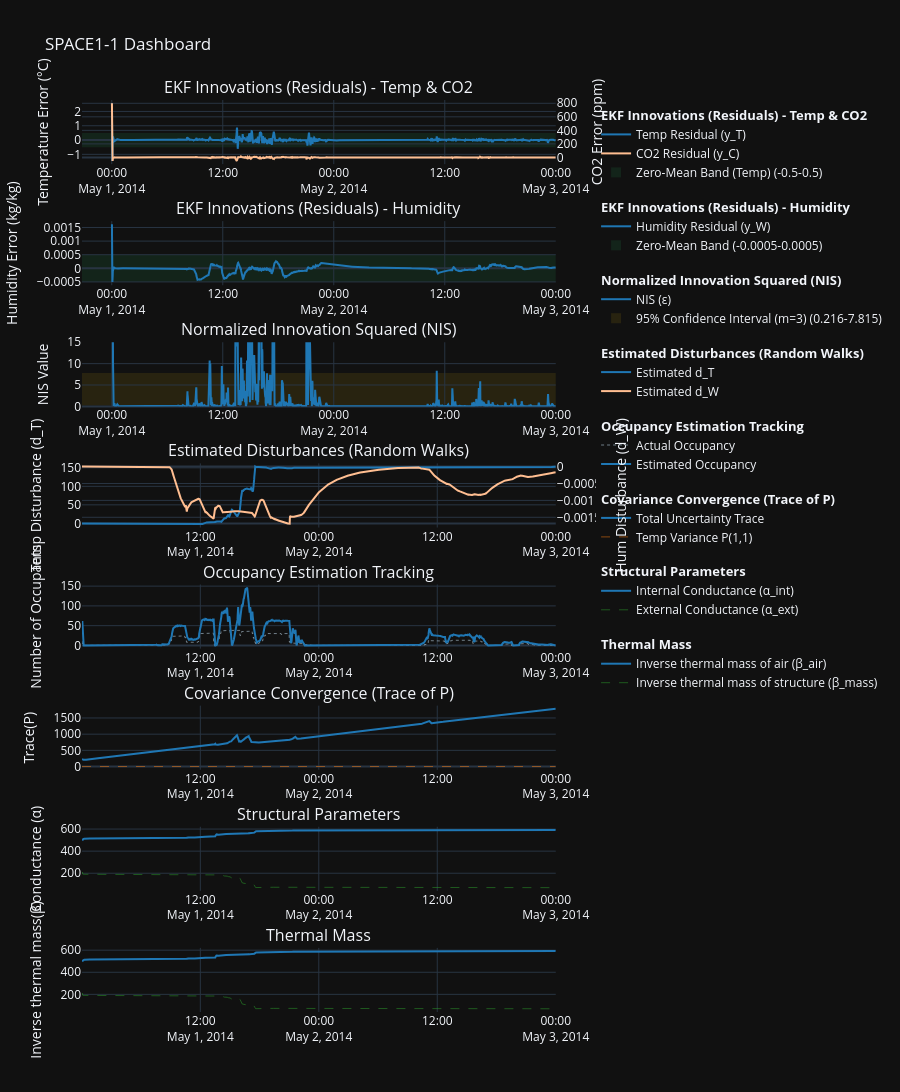

Notebook cell for this chart:
### Code cell
# Loop from 1 to 5 to generate EKF diagnostic plots for all zones
for i in zones:
    zone = f"SPACE{i}-1" # 'zone' is defined here first!
    
    # ekf_config is defined INSIDE the loop so the f-strings can use the current 'zone'
    ekf_config = [
        {
            "title": f"EKF Innovations (Residuals) - Temp & CO2",
            "y_label": "Temperature Error (°C)",
            "secondary_y_label": "CO2 Error (ppm)",
            "expected_range": [-0.5, 0.5], 
            "range_color": "rgba(46, 204, 113, 0.1)",
            "expected_label": "Zero-Mean Band (Temp)",
            "traces": [
                # "Zone" gives a solid blue line for primary residual
                {"col": f"{zone}_EKF_y_T_in", "source": "Zone", "name": "Temp Residual (y_T)"},
                # "Other_1" gives a solid orange line for the secondary axis
                {"col": f"{zone}_EKF_y_C_in", "source": "Other_1", "name": "CO2 Residual (y_C)", "secondary_y": True},
            ]
        },
        {
            "title": f"EKF Innovations (Residuals) - Humidity",
            "y_label": "Humidity Error (kg/kg)",
            "expected_range": [-0.0005, 0.0005], 
            "range_color": "rgba(46, 204, 113, 0.1)",
            "expected_label": "Zero-Mean Band",
            "traces": [
                {"col": f"{zone}_EKF_y_W_in", "source": "Zone", "name": "Humidity Residual (y_W)"},
            ]
        },
        {
            "title": f"Normalized Innovation Squared (NIS)",
            "y_label": "NIS Value",
            "y_range": [0, 15],
            "expected_range": [0.216, 7.815], 
            "range_color": "rgba(241, 196, 15, 0.1)",
            "expected_label": "95% Confidence Interval (m=3)",
            "traces": [
                {"col": f"{zone}_EKF_NIS", "source": "Zone", "name": "NIS (ε)"},
            ]
        },
        {
            "title": f"Estimated Disturbances (Random Walks)",
            "y_label": "Temp Disturbance (d_T)",
            "secondary_y_label": "Hum Disturbance (d_W)",
            "traces": [
                {"col": f"{zone}_EKF_x_d_T", "source": "Zone", "name": "Estimated d_T"},
                {"col": f"{zone}_EKF_x_d_W", "source": "Other_1", "name": "Estimated d_W", "secondary_y": True},
            ]
        },
        {
            "title": f"Occupancy Estimation Tracking",
            "y_label": "Number of Occupants",
            "traces": [
                # "Setpoint" gives a thin dotted line for the actual ground truth
                {"col": f"{zone}_Occupants",     "source": "Setpoint", "name": "Actual Occupancy"},
                # "Zone" gives a solid blue line for the EKF's estimate
                {"col": f"{zone}_EKF_x_N_occ",   "source": "Zone",     "name": "Estimated Occupancy"},
            ]
        },
        {
            "title": f"Covariance Convergence (Trace of P)",
            "y_label": "Trace(P)",
            "traces": [
                {"col": f"{zone}_EKF_P_trace", "source": "Zone",    "name": "Total Uncertainty Trace"},
                {"col": f"{zone}_EKF_P_T_in",  "source": "Outside", "name": "Temp Variance P(1,1)"},
            ]
        },
        {
            "title": f"Structural Parameters",
            "y_label": "Conductance (α)",
            "traces": [
                {"col": f"{zone}_EKF_x_alpha_int", "source": "Zone",    "name": "Internal Conductance (α_int)"},
                {"col": f"{zone}_EKF_x_alpha_ext", "source": "Supply",  "name": "External Conductance (α_ext)"},
            ]
        },
        {
            "title": f"Thermal Mass",
            "y_label": "Inverse thermal mass(β)",
            "traces": [
                {"col": f"{zone}_EKF_x_alpha_int", "source": "Zone",    "name": "Inverse thermal mass of air (β_air)"},
                {"col": f"{zone}_EKF_x_alpha_ext", "source": "Supply",  "name": "Inverse thermal mass of structure (β_mass)"},
            ]
        }
    ]

    fig = build_zone_subplots(df, zone, ekf_config)
    fig.update_layout(height=1800) 
    fig.show()

### Figure 1 — Plotly figure (JSON) as saved in the notebook; plotly's stock layout.template omitted (floating-point values rounded to 4 significant figures; data arrays with more than 128 entries replaced by an {"elided": "..."} marker saying what was removed)
{"data": [{"legendgroup": "1", "legendgrouptitle": {"text": "<b>EKF Innovations (Residuals) - Temp & CO2</b>"}, "line": {"color": "#1f77b4", "dash": "solid", "width": 2}, "name": "Temp Residual (y_T)", "type": "scatter", "x": {"elided": "2880 str values"}, "xaxis": "x", "y": {"elided": "2880 float values"}, "yaxis": "y"}, {"legendgroup": "1", "legendgrouptitle": {"text": "<b>EKF Innovations (Residuals) - Temp & CO2</b>"}, "line": {"color": "#FFBE91", "dash": "solid", "width": 2}, "name": "CO2 Residual (y_C)", "type": "scatter", "x": {"elided": "2880 str values"}, "xaxis": "x", "y": {"elided": "2880 float values"}, "yaxis": "y2"}, {"legendgroup": "1", "marker": {"color": "rgba(46, 204, 113, 0.1)", "size": 10, "symbol": "square"}, "mode": "markers", "name": "Zero-Mean Band (Temp) (-0.5-0.5)", "showlegend": true, "type": "scatter", "x": ["2014-05-01T00:01:00"], "xaxis": "x", "y": [null], "yaxis": "y"}, {"legendgroup": "2", "legendgrouptitle": {"text": "<b>EKF Innovations (Residuals) - Humidity</b>"}, "line": {"color": "#1f77b4", "dash": "solid", "width": 2}, "name": "Humidity Residual (y_W)", "type": "scatter", "x": {"elided": "2880 str values"}, "xaxis": "x2", "y": {"elided": "2880 float values"}, "yaxis": "y3"}, {"legendgroup": "2", "marker": {"color": "rgba(46, 204, 113, 0.1)", "size": 10, "symbol": "square"}, "mode": "markers", "name": "Zero-Mean Band (-0.0005-0.0005)", "showlegend": true, "type": "scatter", "x": ["2014-05-01T00:01:00"], "xaxis": "x2", "y": [null], "yaxis": "y3"}, {"legendgroup": "3", "legendgrouptitle": {"text": "<b>Normalized Innovation Squared (NIS)</b>"}, "line": {"color": "#1f77b4", "dash": "solid", "width": 2}, "name": "NIS (ε)", "type": "scatter", "x": {"elided": "2880 str values"}, "xaxis": "x3", "y": {"elided": "2880 float values"}, "yaxis": "y5"}, {"legendgroup": "3", "marker": {"color": "rgba(241, 196, 15, 0.1)", "size": 10, "symbol": "square"}, "mode": "markers", "name": "95% Confidence Interval (m=3) (0.216-7.815)", "showlegend": true, "type": "scatter", "x": ["2014-05-01T00:01:00"], "xaxis": "x3", "y": [null], "yaxis": "y5"}, {"legendgroup": "4", "legendgrouptitle": {"text": "<b>Estimated Disturbances (Random Walks)</b>"}, "line": {"color": "#1f77b4", "dash": "solid", "width": 2}, "name": "Estimated d_T", "type": "scatter", "x": {"elided": "2880 str values"}, "xaxis": "x4", "y": {"elided": "2880 float values"}, "yaxis": "y7"}, {"legendgroup": "4", "legendgrouptitle": {"text": "<b>Estimated Disturbances (Random Walks)</b>"}, "line": {"color": "#FFBE91", "dash": "solid", "width": 2}, "name": "Estimated d_W", "type": "scatter", "x": {"elided": "2880 str values"}, "xaxis": "x4", "y": {"elided": "2880 float values"}, "yaxis": "y8"}, {"legendgroup": "5", "legendgrouptitle": {"text": "<b>Occupancy Estimation Tracking</b>"}, "line": {"color": "#CFEBFF", "dash": "dot", "width": 0.5}, "name": "Actual Occupancy", "type": "scatter", "x": {"elided": "2880 str values"}, "xaxis": "x5", "y": {"elided": "2880 float values"}, "yaxis": "y9"}, {"legendgroup": "5", "legendgrouptitle": {"text": "<b>Occupancy Estimation Tracking</b>"}, "line": {"color": "#1f77b4", "dash": "solid", "width": 2}, "name": "Estimated Occupancy", "type": "scatter", "x": {"elided": "2880 str values"}, "xaxis": "x5", "y": {"elided": "2880 float values"}, "yaxis": "y9"}, {"legendgroup": "6", "legendgrouptitle": {"text": "<b>Covariance Convergence (Trace of P)</b>"}, "line": {"color": "#1f77b4", "dash": "solid", "width": 2}, "name": "Total Uncertainty Trace", "type": "scatter", "x": {"elided": "2880 str values"}, "xaxis": "x6", "y": {"elided": "2880 float values"}, "yaxis": "y11"}, {"legendgroup": "6", "legendgrouptitle": {"text": "<b>Covariance Convergence (Trace of P)</b>"}, "line": {"color": "#ff7f0e", "dash": "dash", "width": 0.5}, "name": "Temp Variance P(1,1)", "type": "scatter", "x": {"elided": "2880 str values"}, "xaxis": "x6", "y": {"elided": "2880 float values"}, "yaxis": "y11"}, {"legendgroup": "7", "legendgrouptitle": {"text": "<b>Structural Parameters</b>"}, "line": {"color": "#1f77b4", "dash": "solid", "width": 2}, "name": "Internal Conductance (α_int)", "type": "scatter", "x": {"elided": "2880 str values"}, "xaxis": "x7", "y": {"elided": "2880 float values"}, "yaxis": "y13"}, {"legendgroup": "7", "legendgrouptitle": {"text": "<b>Structural Parameters</b>"}, "line": {"color": "#2ca02c", "dash": "dash", "width": 0.5}, "name": "External Conductance (α_ext)", "type": "scatter", "x": {"elided": "2880 str values"}, "xaxis": "x7", "y": {"elided": "2880 float values"}, "yaxis": "y13"}, {"legendgroup": "8", "legendgrouptitle": {"text": "<b>Thermal Mass</b>"}, "line": {"color": "#1f77b4", "dash": "solid", "width": 2}, "name": "Inverse thermal mass of air (β_air)", "type": "scatter", "x": {"elided": "2880 str values"}, "xaxis": "x8", "y": {"elided": "2880 float values"}, "yaxis": "y15"}, {"legendgroup": "8", "legendgrouptitle": {"text": "<b>Thermal Mass</b>"}, "line": {"color": "#2ca02c", "dash": "dash", "width": 0.5}, "name": "Inverse thermal mass of structure (β_mass)", "type": "scatter", "x": {"elided": "2880 str values"}, "xaxis": "x8", "y": {"elided": "2880 float values"}, "yaxis": "y15"}], "layout": {"annotations": [{"font": {"size": 16}, "showarrow": false, "text": "EKF Innovations (Residuals) - Temp & CO2", "x": 0.47, "xanchor": "center", "xref": "paper", "y": 1, "yanchor": "bottom", "yref": "paper"}, {"font": {"size": 16}, "showarrow": false, "text": "EKF Innovations (Residuals) - Humidity", "x": 0.47, "xanchor": "center", "xref": "paper", "y": 0.8672, "yanchor": "bottom", "yref": "paper"}, {"font": {"size": 16}, "showarrow": false, "text": "Normalized Innovation Squared (NIS)", "x": 0.47, "xanchor": "center", "xref": "paper", "y": 0.7344, "yanchor": "bottom", "yref": "paper"}, {"font": {"size": 16}, "showarrow": false, "text": "Estimated Disturbances (Random Walks)", "x": 0.47, "xanchor": "center", "xref": "paper", "y": 0.6016, "yanchor": "bottom", "yref": "paper"}, {"font": {"size": 16}, "showarrow": false, "text": "Occupancy Estimation Tracking", "x": 0.47, "xanchor": "center", "xref": "paper", "y": 0.4688, "yanchor": "bottom", "yref": "paper"}, {"font": {"size": 16}, "showarrow": false, "text": "Covariance Convergence (Trace of P)", "x": 0.47, "xanchor": "center", "xref": "paper", "y": 0.3359, "yanchor": "bottom", "yref": "paper"}, {"font": {"size": 16}, "showarrow": false, "text": "Structural Parameters", "x": 0.47, "xanchor": "center", "xref": "paper", "y": 0.2031, "yanchor": "bottom", "yref": "paper"}, {"font": {"size": 16}, "showarrow": false, "text": "Thermal Mass", "x": 0.47, "xanchor": "center", "xref": "paper", "y": 0.07031, "yanchor": "bottom", "yref": "paper"}], "height": 1800, "hovermode": "x unified", "legend": {"groupclick": "toggleitem", "tracegroupgap": 15}, "margin": {"r": 150}, "shapes": [{"fillcolor": "rgba(46, 204, 113, 0.1)", "layer": "below", "line": {"width": 0}, "type": "rect", "x0": 0, "x1": 1, "xref": "x domain", "y0": -0.5, "y1": 0.5, "yref": "y"}, {"fillcolor": "rgba(46, 204, 113, 0.1)", "layer": "below", "line": {"width": 0}, "type": "rect", "x0": 0, "x1": 1, "xref": "x2 domain", "y0": -0.0005, "y1": 0.0005, "yref": "y3"}, {"fillcolor": "rgba(241, 196, 15, 0.1)", "layer": "below", "line": {"width": 0}, "type": "rect", "x0": 0, "x1": 1, "xref": "x3 domain", "y0": 0.216, "y1": 7.815, "yref": "y5"}], "showlegend": true, "title": {"text": "SPACE1-1 Dashboard"}, "xaxis": {"anchor": "y", "domain": [0, 0.94]}, "xaxis2": {"anchor": "y3", "domain": [0, 0.94]}, "xaxis3": {"anchor": "y5", "domain": [0, 0.94]}, "xaxis4": {"anchor": "y7", "domain": [0, 0.94]}, "xaxis5": {"anchor": "y9", "domain": [0, 0.94]}, "xaxis6": {"anchor": "y11", "domain": [0, 0.94]}, "xaxis7": {"anchor": "y13", "domain": [0, 0.94]}, "xaxis8": {"anchor": "y15", "domain": [0, 0.94]}, "yaxis": {"anchor": "x", "domain": [0.9297, 1], "title": {"text": "Temperature Error (°C)"}}, "yaxis10": {"anchor": "x5", "overlaying": "y9", "side": "right"}, "yaxis11": {"anchor": "x6", "domain": [0.2656, 0.3359], "title": {"text": "Trace(P)"}}, "yaxis12": {"anchor": "x6", "overlaying": "y11", "side": "right"}, "yaxis13": {"anchor": "x7", "domain": [0.1328, 0.2031], "title": {"text": "Conductance (α)"}}, "yaxis14": {"anchor": "x7", "overlaying": "y13", "side": "right"}, "yaxis15": {"anchor": "x8", "domain": [0, 0.07031], "title": {"text": "Inverse thermal mass(β)"}}, "yaxis16": {"anchor": "x8", "overlaying": "y15", "side": "right"}, "yaxis2": {"anchor": "x", "overlaying": "y", "side": "right", "title": {"text": "CO2 Error (ppm)"}}, "yaxis3": {"anchor": "x2", "domain": [0.7969, 0.8672], "title": {"text": "Humidity Error (kg/kg)"}}, "yaxis4": {"anchor": "x2", "overlaying": "y3", "side": "right"}, "yaxis5": {"anchor": "x3", "domain": [0.6641, 0.7344], "range": [0, 15], "title": {"text": "NIS Value"}}, "yaxis6": {"anchor": "x3", "overlaying": "y5", "side": "right"}, "yaxis7": {"anchor": "x4", "domain": [0.5312, 0.6016], "title": {"text": "Temp Disturbance (d_T)"}}, "yaxis8": {"anchor": "x4", "overlaying": "y7", "side": "right", "title": {"text": "Hum Disturbance (d_W)"}}, "yaxis9": {"anchor": "x5", "domain": [0.3984, 0.4688], "title": {"text": "Number of Occupants"}}}}
